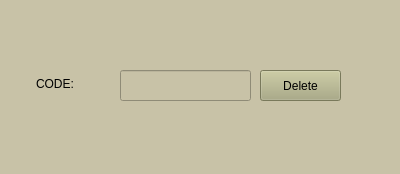
<?xml version="1.0" encoding="UTF-8"?>
<ui version="4.0">
 <class>Form</class>
 <widget class="QWidget" name="Form">
  <property name="geometry">
   <rect>
    <x>0</x>
    <y>0</y>
    <width>400</width>
    <height>174</height>
   </rect>
  </property>
  <property name="windowTitle">
   <string>Form</string>
  </property>
  <property name="styleSheet">
   <string notr="true">background-color : rgb(200, 194, 167)</string>
  </property>
  <widget class="QLineEdit" name="codelineEdit">
   <property name="geometry">
    <rect>
     <x>120</x>
     <y>70</y>
     <width>131</width>
     <height>31</height>
    </rect>
   </property>
   <property name="text">
    <string/>
   </property>
  </widget>
  <widget class="QPushButton" name="BtnDelete">
   <property name="geometry">
    <rect>
     <x>260</x>
     <y>70</y>
     <width>81</width>
     <height>31</height>
    </rect>
   </property>
   <property name="styleSheet">
    <string notr="true">font: 13pt &quot;MV Boli&quot;; 
background-color : rgb(170, 170, 127)</string>
   </property>
   <property name="text">
    <string>Delete</string>
   </property>
  </widget>
  <widget class="QLabel" name="label">
   <property name="geometry">
    <rect>
     <x>36</x>
     <y>73</y>
     <width>71</width>
     <height>21</height>
    </rect>
   </property>
   <property name="styleSheet">
    <string notr="true">font: 11pt &quot;Segoe Script&quot;;</string>
   </property>
   <property name="text">
    <string>CODE: </string>
   </property>
  </widget>
 </widget>
 <resources/>
 <connections/>
</ui>
